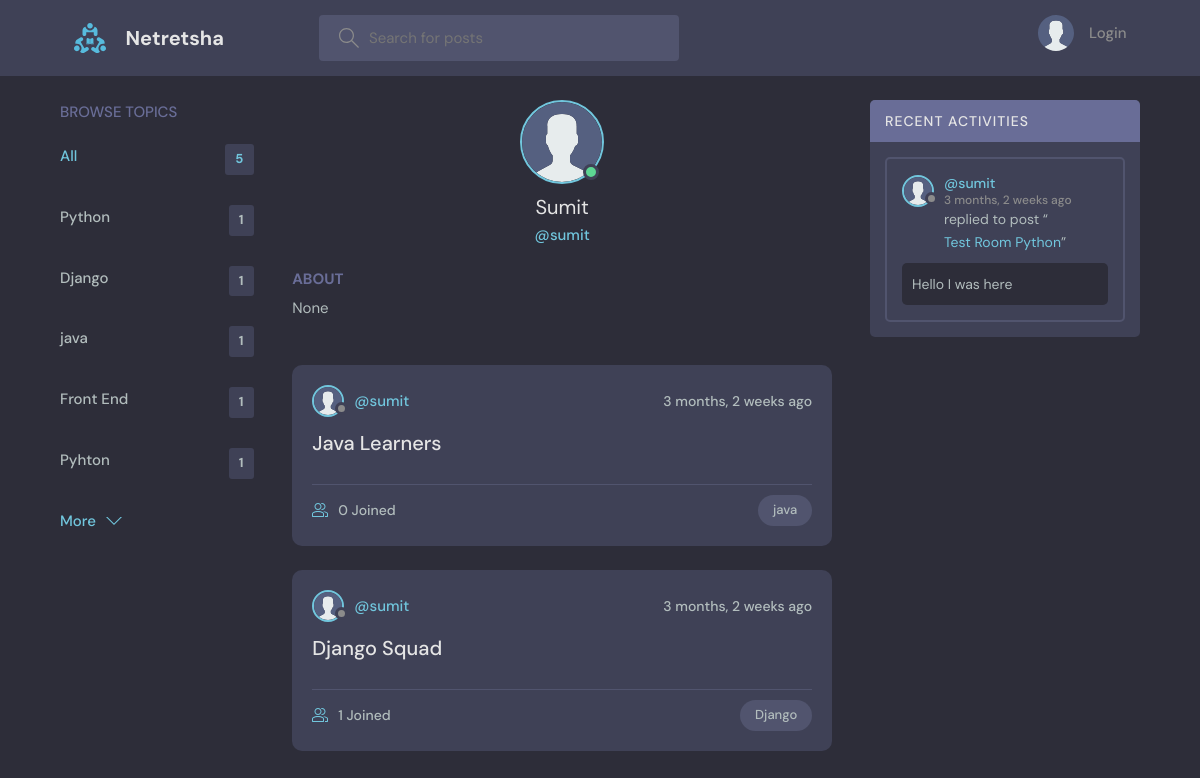
The page /profile/7/ on the database its author committed.
### base/models.py (models this page shows, shortened)
class Topic(models.Model):
    name = models.CharField(max_length=200)

class User(AbstractUser):
    name = models.CharField(max_length=200, null=True)
    email = models.EmailField(unique=True, null=True)
    bio = models.TextField(null=True)
    avatar = models.ImageField(null=True, default="avatar.svg")
    USERNAME_FIELD = 'email'
    REQUIRED_FIELDS = []

class Room(models.Model):
    host = models.ForeignKey(User, on_delete=models.SET_NULL, null=True)
    topic = models.ForeignKey(Topic, on_delete=models.SET_NULL, null=True)
    name = models.CharField(max_length=200)
    description = models.TextField(null=True, blank=True)
    participants = models.ManyToManyField(
        User, related_name='participants', blank=True)
    updated = models.DateTimeField(auto_now=True)
    created = models.DateTimeField(auto_now_add=True)
    class Meta:
        ordering = ['-updated', '-created']
    def __str__(self):
        return self.name

class Message(models.Model):
    user = models.ForeignKey(User, on_delete=models.CASCADE)
    room = models.ForeignKey(Room, on_delete=models.CASCADE)
    body = models.TextField()
    updated = models.DateTimeField(auto_now=True)
    created = models.DateTimeField(auto_now_add=True)
    class Meta:
        ordering = ['-updated', '-created']

### base/views.py (the view)
# urls.py: path('profile/<str:pk>/', views.userProfile, name="user-profile"),
def userProfile(request, pk):
    user = User.objects.get(id=pk)
    rooms = user.room_set.all()
    room_messages = user.message_set.all()
    topics = Topic.objects.all()
    context = {'user': user, 'rooms': rooms,
               'room_messages': room_messages, 'topics': topics}
    return render(request, 'base/profile.html', context)

### base/templates/base/profile.html (shortened to what this page needs)
{% extends 'main.html' %}
{% block content %}
<main class="profile-page layout layout--3">
  <div class="container">
    {% include 'base/topics_component.html' %}
    <div class="roomList">
      <div class="profile">
        <div class="profile__avatar">
          <div class="avatar avatar--large active">
            <img src="{{user.avatar.url}}" />
          </div>
        </div>
        <div class="profile__info">
          <h3>{{user.name}}</h3>
          <p>@{{user.username}}</p>
        </div>
        <div class="profile__about">
          <h3>About</h3>
          <p>
            {{user.bio}}
          </p>
        </div>
      </div>
      {% include 'base/feed_component.html' %}
    </div>
    {% include 'base/activity_component.html' %}
  </div>
</main>
{% endblock content %}

### templates/main.html (shortened to what this page needs)
<!DOCTYPE html>
{% load static %}
<html lang="en">
<head>
    <link rel="stylesheet" href="{% static 'styles/style.css' %}" />
</head>
<body>
    {% include 'navbar.html' %}
    {% block content %}
    {% endblock %}
</body>
</html>

### templates/navbar.html (shortened to what this page needs)
{% load static %}
<header class="header header--loggedIn">
    <div class="container">
        <a href="{% url 'home' %}" class="header__logo">
            <img src="{% static 'images/logo.svg' %}" />
            <h1>Netretsha</h1>
        </a>
        <form class="header__search" method="GET" action="{% url 'home' %}">
            <label>
                <input name="q" placeholder="Search for posts" />
            </label>
        </form>
        <nav class="header__menu">
            {% if request.user.is_authenticated %}
            <div class="header__user">
                <a href="{% url 'update-user' %}">
                    <div class="avatar avatar--medium active">
                        <img src="{{request.user.avatar.url}}" />
                    </div>
                    <p>{{request.user.username}} <span>@{{request.user.username}}</span></p>
                </a>
                <button class="dropdown-button">
                    <svg version="1.1" xmlns="http://www.w3.org/2000/svg" width="32" height="32" viewBox="0 0 32 32">
                        <title>chevron-down</title>
                        <path d="M16 21l-13-13h-3l16 16 16-16h-3l-13 13z"></path>
                    </svg>
                </button>
            </div>
            {% else %}
            <a href="{% url 'login' %}">
                <img src="{% static 'images/avatar.svg' %}" />
                <p>Login</p>
            </a>
            {% endif %}
        </nav>
    </div>
</header>

### base/templates/base/topics_component.html
<div class="topics">
    <div class="topics__header">
        <h2>Browse Topics</h2>
    </div>
    <ul class="topics__list">
        <li>
            <a href="{% url 'home' %}" class="active">All <span>{{topics.count}}</span></a>
        </li>
        {% for topic in topics %}
        <li>
            <a href="{% url 'home' %}?q={{topic.name}}">{{topic.name}}<span>{{topic.room_set.all.count}}</span></a>
        </li>
        {% endfor %}
    </ul>
    <a class="btn btn--link" href="{% url 'topics' %}">
        More
        <svg version="1.1" xmlns="http://www.w3.org/2000/svg" width="32" height="32" viewBox="0 0 32 32">
            <title>chevron-down</title>
            <path d="M16 21l-13-13h-3l16 16 16-16h-3l-13 13z"></path>
        </svg>
    </a>
</div>

### base/templates/base/feed_component.html (shortened to what this page needs)
{% for room in rooms %}
<div class="roomListRoom">
    <div class="roomListRoom__header">
        <a href="{% url 'user-profile' room.host.id %}" class="roomListRoom__author">
            <div class="avatar avatar--small">
                <img src="{{room.host.avatar.url}}" />
            </div>
            <span>@{{room.host.username}}</span>
        </a>
        <div class="roomListRoom__actions">
            <span>{{room.created|timesince}} ago</span>
        </div>
    </div>
    <div class="roomListRoom__content">
        <a href="{% url 'room' room.id %}">{{room.name}}</a>
    </div>
    <div class="roomListRoom__meta">
        <a href="{% url 'room' room.id %}" class="roomListRoom__joined">
            {{room.participants.all.count}} Joined
        </a>
        <p class="roomListRoom__topic">{{room.topic.name}}</p>
    </div>
</div>
{% endfor %}

### base/templates/base/activity_component.html (shortened to what this page needs)
<div class="activities">
    <div class="activities__header">
        <h2>Recent Activities</h2>
    </div>
    {% for message in room_messages %}
    <div class="activities__box">
        <div class="activities__boxHeader roomListRoom__header">
            <a href="{% url 'user-profile' message.user.id %}" class="roomListRoom__author">
                <div class="avatar avatar--small">
                    <img src="{{message.user.avatar.url}}" />
                </div>
                <p>
                    @{{message.user.username}}
                    <span>{{message.created|timesince}} ago</span>
                </p>
            </a>
        </div>
        <div class="activities__boxContent">
            <p>replied to post “<a href="{% url 'room' message.room.id %}">{{message.room}}</a>”</p>
            <div class="activities__boxRoomContent">{{message.body}}</div>
        </div>
    </div>
    {% endfor %}
</div>

### rows shown on the page
Topic: name "Python", room_set.all.count "1"
Topic: name "Django", room_set.all.count "1"
Topic: name "java", room_set.all.count "1"
Topic: name "Front End", room_set.all.count "1"
Topic: name "Pyhton", room_set.all.count "1"
User: avatar (placeholder picture), name "Sumit", username "sumit", bio "None"
Room: host.avatar (placeholder picture), host.username "sumit", created "3 months, 2 weeks", name "Java Learners", participants.all.count "0", topic.name "java"
Room: host.avatar (placeholder picture), host.username "sumit", created "3 months, 2 weeks", name "Django Squad", participants.all.count "1", topic.name "Django"
Message: user.avatar (placeholder picture), user.username "sumit", created "3 months, 2 weeks", room "Test Room Python", body "Hello I was here"

### other values the page prints
{{ topics.count }} "5"
